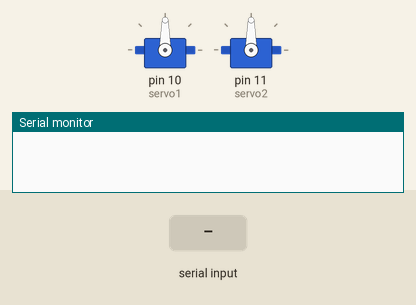
Simulated run of this sketch. Board: Arduino Mega 2560, built with avr-gcc and run on an emulated ATmega2560. Parts: 2 × servo, the last lines printed to the serial monitor. Inputs (shaded band) come from the test bench.

Above: at 1.2 s.
1.3 s: "90,45\n" received over Serial
At 2.3 s:
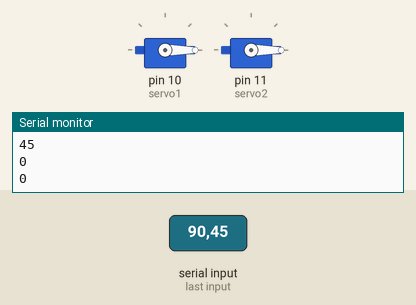
2.8 s: "30,150\n" received over Serial
At 3.5 s:
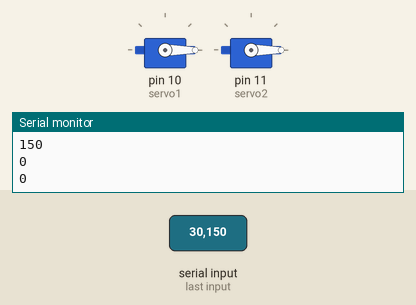
4.3 s: "200\n" received over Serial
At 5.3 s:
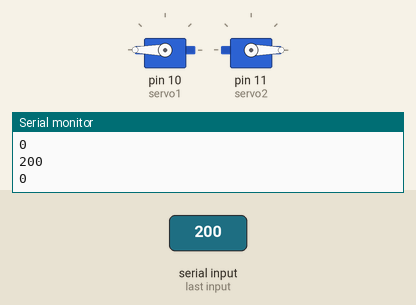
5.8 s: "1,90\n" received over Serial
At 6.9 s:
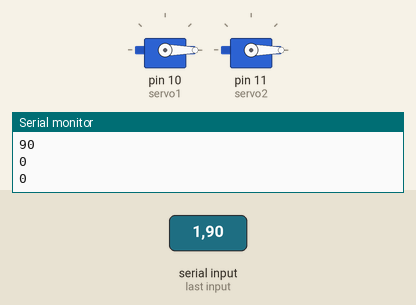
7.3 s: "90\n" received over Serial
At 7.6 s:
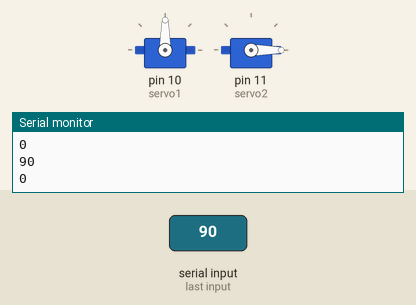
8.8 s: "1,90,45\n" received over Serial
At 10.1 s:
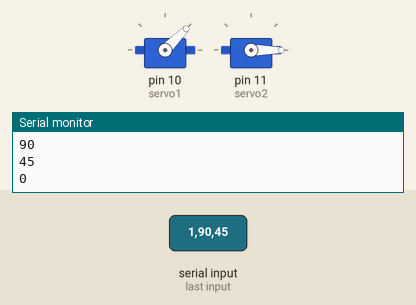
Timing chart, 0 to 11.3 s (numbered marks = the images above; inputs shaded):
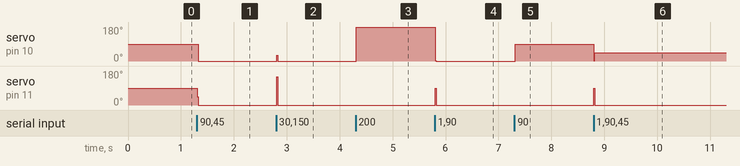

The sketch:

steering_another_another_another.ino
```cpp
#include <Servo.h>
///signals are sent like "120a090" where, forward_backward=120 & left_right=90

//Using mega 2560 and sabertooth dip switch 010111 *make sure its set to that specific order*
int servo1=10;//pin 10 for servo 1
int servo2=11;//pin 11 for servo 2
int forward_backward;
int left_right;

Servo myservo;
Servo myservo2;

void setup() {
  // put your setup code here, to run once:s
  pinMode(servo1, OUTPUT);
  pinMode(servo2, OUTPUT);
  Serial.begin(9600);
  myservo.attach(servo1);//attach servo1
  myservo2.attach(servo2);//attach servo2
  Serial.setTimeout(10);//works for 10ms set timeout and 0.9s python signal. Need to figure out the optimization.
}

void loop() {

 if (Serial.available()>0){ // Wait for characters
  forward_backward = Serial.parseInt();
  left_right = Serial.parseInt();
  Serial.println(forward_backward);
  Serial.println(left_right);

  myservo.write(forward_backward);// 93 is stop backward and forward is scalable range 25 to 155
  myservo2.write(left_right);//93 is no steering, steering range(in degrees) 30 to 160

  }
  }
```

Measured:
- after the input at 1.3 s, servo on pin 10 (servo1), servo on pin 11 (servo2): 90° → 0° at once
- after the input at 2.8 s, servo on pin 10 (servo1): 0° → 30° at once, → 0° 0.02 s later; servo on pin 11 (servo2): 0° → 150° at once, → 0° 0.02 s later
- after the input at 4.3 s, servo on pin 10 (servo1): 0° → 180° at once
- after the input at 5.8 s, servo on pin 10 (servo1): 180° → 0° at once; servo on pin 11 (servo2): 0° → 90° at once, → 0° 0.02 s later
- after the input at 7.3 s, servo on pin 10 (servo1): 0° → 90° at once
- after the input at 8.8 s, servo on pin 10 (servo1): 90° → 45° at once; servo on pin 11 (servo2): 0° → 90° at once, → 0° 0.01 s later
